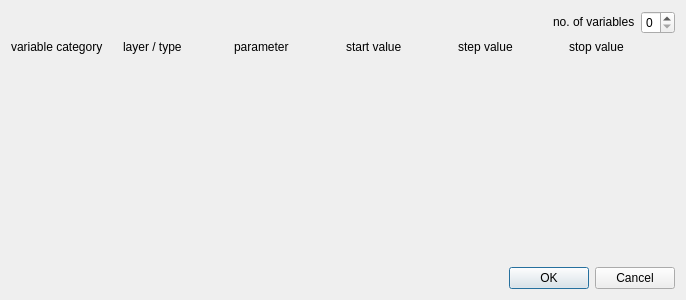
<?xml version="1.0" encoding="UTF-8"?>
<ui version="4.0">
 <class>Dialog</class>
 <widget class="QDialog" name="Dialog">
  <property name="geometry">
   <rect>
    <x>0</x>
    <y>0</y>
    <width>686</width>
    <height>300</height>
   </rect>
  </property>
  <property name="windowTitle">
   <string>Batch settings</string>
  </property>
  <layout class="QVBoxLayout" name="verticalLayout">
   <item>
    <layout class="QHBoxLayout" name="horizontalLayout">
     <item>
      <spacer name="horizontalSpacer">
       <property name="orientation">
        <enum>Qt::Horizontal</enum>
       </property>
       <property name="sizeHint" stdset="0">
        <size>
         <width>40</width>
         <height>20</height>
        </size>
       </property>
      </spacer>
     </item>
     <item>
      <widget class="QLabel" name="label_3">
       <property name="sizePolicy">
        <sizepolicy hsizetype="Preferred" vsizetype="Fixed">
         <horstretch>0</horstretch>
         <verstretch>0</verstretch>
        </sizepolicy>
       </property>
       <property name="text">
        <string>no. of variables</string>
       </property>
      </widget>
     </item>
     <item>
      <widget class="QSpinBox" name="variableNumberSB">
       <property name="minimum">
        <number>0</number>
       </property>
       <property name="maximum">
        <number>5</number>
       </property>
       <property name="value">
        <number>0</number>
       </property>
      </widget>
     </item>
    </layout>
   </item>
   <item>
    <layout class="QGridLayout" name="variableLayout">
     <item row="0" column="3">
      <widget class="QLabel" name="label_5">
       <property name="text">
        <string>start value</string>
       </property>
      </widget>
     </item>
     <item row="0" column="0">
      <widget class="QLabel" name="label_2">
       <property name="text">
        <string>variable category</string>
       </property>
      </widget>
     </item>
     <item row="0" column="1">
      <widget class="QLabel" name="label">
       <property name="text">
        <string>layer / type</string>
       </property>
      </widget>
     </item>
     <item row="0" column="4">
      <widget class="QLabel" name="label_6">
       <property name="text">
        <string>step value</string>
       </property>
      </widget>
     </item>
     <item row="0" column="2">
      <widget class="QLabel" name="label_4">
       <property name="text">
        <string>parameter</string>
       </property>
      </widget>
     </item>
     <item row="0" column="5">
      <widget class="QLabel" name="label_7">
       <property name="text">
        <string>stop value</string>
       </property>
      </widget>
     </item>
    </layout>
   </item>
   <item>
    <spacer name="verticalSpacer">
     <property name="orientation">
      <enum>Qt::Vertical</enum>
     </property>
     <property name="sizeHint" stdset="0">
      <size>
       <width>20</width>
       <height>40</height>
      </size>
     </property>
    </spacer>
   </item>
   <item>
    <widget class="QDialogButtonBox" name="buttonBox">
     <property name="orientation">
      <enum>Qt::Horizontal</enum>
     </property>
     <property name="standardButtons">
      <set>QDialogButtonBox::Cancel|QDialogButtonBox::Ok</set>
     </property>
    </widget>
   </item>
  </layout>
 </widget>
 <resources/>
 <connections>
  <connection>
   <sender>buttonBox</sender>
   <signal>accepted()</signal>
   <receiver>Dialog</receiver>
   <slot>accept()</slot>
   <hints>
    <hint type="sourcelabel">
     <x>227</x>
     <y>282</y>
    </hint>
    <hint type="destinationlabel">
     <x>157</x>
     <y>274</y>
    </hint>
   </hints>
  </connection>
  <connection>
   <sender>buttonBox</sender>
   <signal>rejected()</signal>
   <receiver>Dialog</receiver>
   <slot>reject()</slot>
   <hints>
    <hint type="sourcelabel">
     <x>295</x>
     <y>288</y>
    </hint>
    <hint type="destinationlabel">
     <x>286</x>
     <y>274</y>
    </hint>
   </hints>
  </connection>
 </connections>
</ui>
